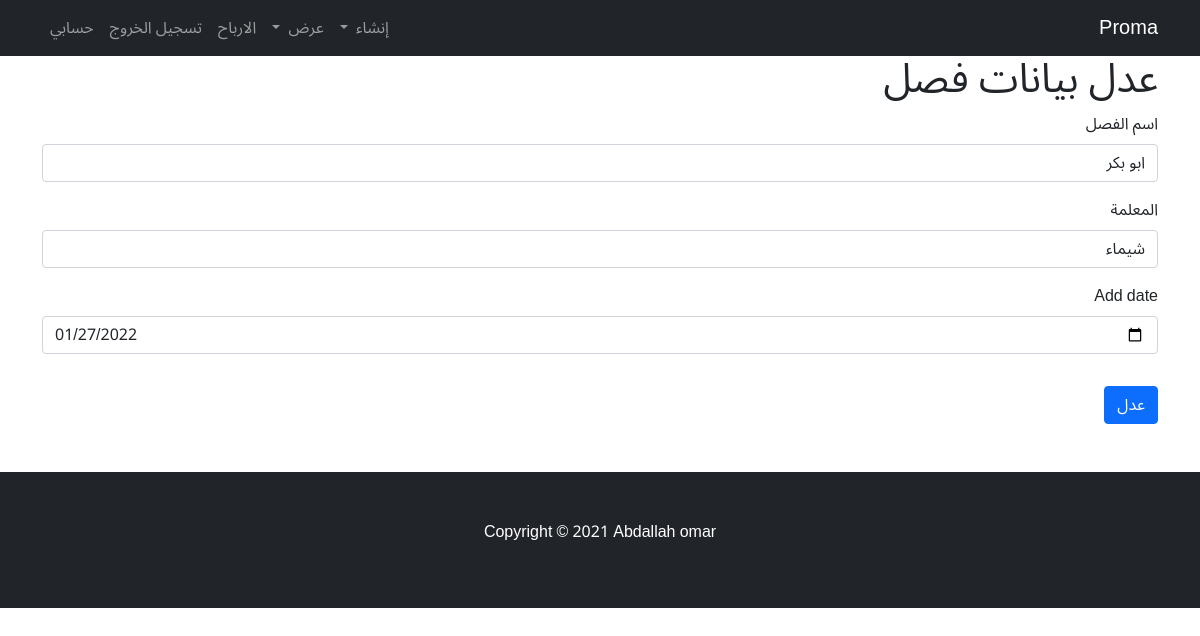
/class/9/edit/ (signed in), run on the app's committed database.
### home_app/models.py (models this page shows, shortened)
class classes(models.Model):
    user = models.ForeignKey(User, verbose_name=("المستخدم"), on_delete=models.CASCADE)
    name = models.CharField(max_length=50, verbose_name="اسم الفصل")
    techer = models.ForeignKey("techers", verbose_name=("المعلمة"), on_delete=models.PROTECT)
    date = models.DateTimeField(auto_now=True, verbose_name="التاريخ")
    add_date = models.DateField(auto_now=False, auto_now_add=False, verbose_name="التاريخ",null=True,blank=True)

class techers(models.Model):
    user = models.ForeignKey(User, verbose_name=("المستخدم"), on_delete=models.CASCADE)
    name = models.CharField(max_length=50, verbose_name="الاسم")
    age = models.IntegerField(verbose_name="السن")
    qualification = models.CharField(max_length=50, verbose_name="المؤهل")
    number_kawme = models.IntegerField(verbose_name="الرقم القومي")
    Salary = models.IntegerField(verbose_name="المرتب الشهري")
    number_phone = models.IntegerField(verbose_name="رقم هاتف المعلمة")
    rateb = models.IntegerField(verbose_name="الراتب السنوي", null=True ,blank=True)
    date = models.DateTimeField(auto_now=True, verbose_name="التاريخ")
    add_date = models.DateField(auto_now=False, auto_now_add=False, verbose_name="التاريخ",null=True,blank=True)
    def __str__(self):
        return self.name
    class Meta:
        verbose_name_plural = 'techers'

### home_app/views.py (the view)
# urls.py: path('class/<int:id>/edit/', edit_class, name="class_edit"),
@login_required
def edit_class(request, id):
    classe = classes.objects.get(id=id, user=request.user)
    if request.method=='POST':
        form = class_form(
            request.POST, request.FILES, instance=classe)
        if form.is_valid():
            myform = form.save(commit=False)
            myform.user = request.user
            myform.save()
            return redirect(reverse('app:class'))
    else:
        form = class_form(instance=classe)
        form.fields['techer'].queryset = techers.objects.filter(user=request.user)
    return render(request, 'edit/edit_class.html',{'form':form})

### home_app/form.py
class class_form(forms.ModelForm):
    add_date = forms.DateField(widget=forms.DateInput(attrs={'type': 'date'}))
    class Meta:
        model = classes
        fields = '__all__'
        exclude = ('user',)

### home_app/templates/edit/edit_class.html (shortened to what this page needs)
{% extends 'base_add.html' %}
{% block body %}
{% load bootstrap4  %}
</head>
<body>
 <div class="container">
 <h1>عدل بيانات فصل</h1>
 <form method="post" enctype="multipart/form-data">
        {% bootstrap_form form %}
            <button type="submit" class="btn btn-primary mt-3">عدل</button>
 </form>
 </div>
 {% endblock body %}

### home_app/templates/base_add.html (style rules this page uses)
* { font-family: 'Noto Sans Arabic', sans-serif; }

### data on the page
classes: name "ابو بكر", techer "شيماء", add_date "01/27/2022"
